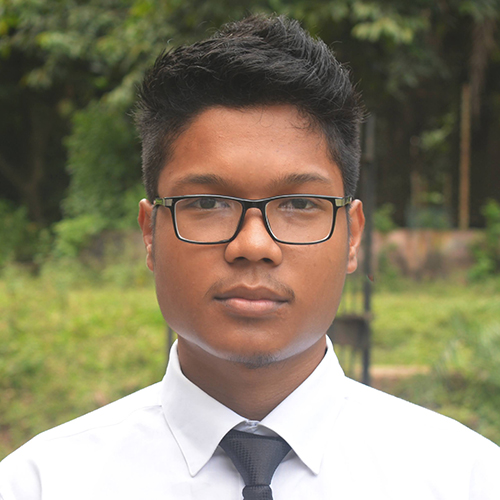
#> input picture kukil-profile.jpg, 500 x 500 px
$ python trackbars.py
#> lines starting #> are read from the running program, lines starting #| are printed output that depends on the picture; after the words box and inside, x2 and y2 are one past the last pixel; in counts of white or black regions, pixels touching at a corner belong together
import cv2

def dummyFunc(x):
    pass


# Load gray scale image.
image = cv2.imread('kukil-profile.jpg', 0)
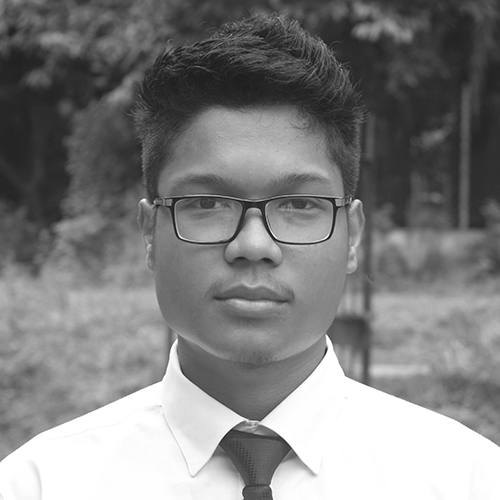
#> image: shape (500, 500); min 15, max 255, mean 128

cv2.namedWindow("Trackbar")
cv2.createTrackbar("T", "Trackbar", 0, 255, dummyFunc)
#> slider 'T' is set to 85


while True:
    img = image.copy()
    threshold = cv2.getTrackbarPos("T", "Trackbar")
    ret, thresh = cv2.threshold(img, threshold, 255, cv2.THRESH_BINARY)
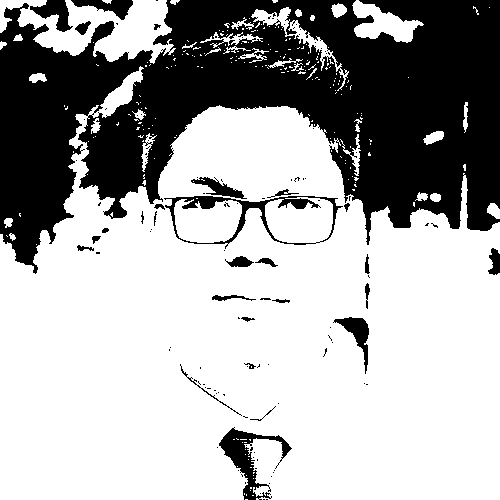
#> thresh: shape (500, 500); 66.7% white; 117 black regions (89 under 20 px), largest, box (x1, y1, x2, y2) and area: (0, 0, 500, 274) 76126, (164, 196, 343, 249) 1669, (219, 427, 292, 500) 1556
#> ret = 85
    cv2.imshow("Trackbar", thresh)
    key = cv2.waitKey(1)
#> (key q is pressed here)

    if key == ord('q'):
        break
        cv2.destroyAllWindows()
